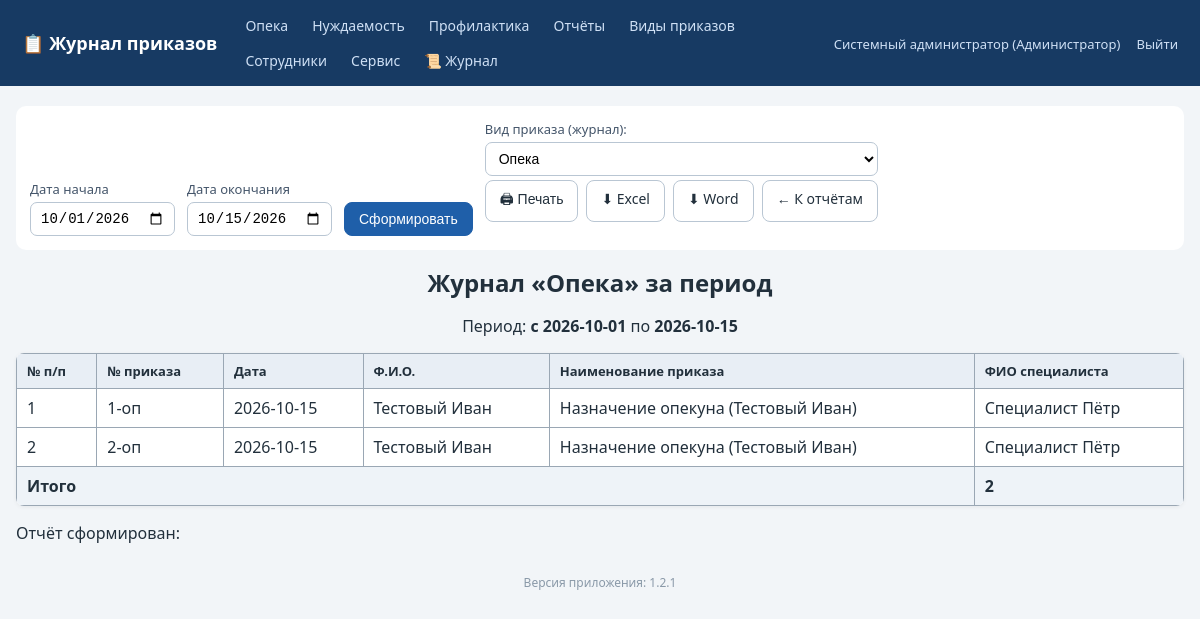
Screenshot of /reports/journal_print (signed in) with the database file from the repository.
### tables this page shows
CREATE TABLE employees (
    id INTEGER PRIMARY KEY AUTOINCREMENT,
    full_name TEXT NOT NULL,
    position TEXT NOT NULL DEFAULT '',
    login TEXT UNIQUE,
    password_hash TEXT,
    role_id INTEGER REFERENCES roles(id)
, pwd_changed_at TEXT);

CREATE TABLE roles (
    id INTEGER PRIMARY KEY AUTOINCREMENT,
    name TEXT UNIQUE NOT NULL
);

CREATE TABLE orders (
    id INTEGER PRIMARY KEY AUTOINCREMENT,
    journal TEXT NOT NULL,           -- opeka / nuzhdaemost / profilaktika
    order_number TEXT NOT NULL,      -- номер приказа, напр. "12-оп"
    order_date TEXT NOT NULL,        -- ГГГГ-ММ-ДД
    order_type_id INTEGER REFERENCES order_types(id),
    person_fio TEXT NOT NULL DEFAULT '',   -- ФИО в отношении кого
    specialist_fio TEXT NOT NULL DEFAULT '', -- ФИО специалиста
    scan_path TEXT,
    created_at TEXT DEFAULT CURRENT_TIMESTAMP
, note TEXT NOT NULL DEFAULT '');

### app.py (the view)
@app.route('/reports/journal_print')
def report_journal_print():
    user = current_user()
    if not user or user['role_name'] not in ('Администратор', 'Куратор'):
        abort(403)
    journal = request.args.get('journal', 'opeka')
    if journal not in JOURNAL_TYPES:
        abort(404)
    d1, d2 = _report_period()
    rows = _query_report_rows(d1, d2, journal=journal)
    title = f'Журнал «{JOURNAL_TITLES[journal]}» за период'
    data = []
    for i, r in enumerate(rows, 1):
        name = r['type_name'] or ''
        note = r['note'] if 'note' in r.keys() else ''
        disp_name = (f'{name} ({r["person_fio"]})' if journal == 'opeka' else name)
        if note:
            disp_name = f'{disp_name}. Прим.: {note}' if disp_name else f'Прим.: {note}'
        data.append((i, r['order_number'], r['order_date'], r['person_fio'],
                     disp_name, r['specialist_fio']))
    headers = ('№ п/п', '№ приказа', 'Дата', 'Ф.И.О.', 'Наименование приказа', 'ФИО специалиста')
    fmt = request.args.get('fmt')
    if fmt == 'xlsx':
        return _export_xlsx_table(d1, d2, headers, data, title)
    if fmt == 'docx':
        return _export_docx_table(d1, d2, headers, data, title)
    return render_template('report_table.html', title=title, d1=d1, d2=d2,
                           headers=headers, rows=data, total=len(data),
                           base_url=url_for('report_journal_print'),
                           extra_args={'journal': journal})

### app.py (called while the page is built)
@app.after_request
def log_request(response):
    try:
        uid = session.get('user_id')
        status = response.status_code
        lvl = logging.WARNING if status >= 400 else logging.INFO
        log.log(lvl, f'[HTTP] {request.method} {request.path} -> {status} '
                     f'(IP: {request.remote_addr}, user_id: {uid or "-"})')
        if status == 403:
            audit('ОТКАЗ В ДОСТУПЕ (403)', f'{request.method} {request.path}')
        if (request.endpoint == 'login' and request.method == 'POST'
                and status == 200):
            log.warning(f'[БЕЗОПАСНОСТЬ] Неудачная попытка входа: логин '
                        f"'{request.form.get('login','')}' от IP "
                        f"{request.remote_addr}")
    except Exception:
        pass
    return response

def get_db():
    conn = sqlite3.connect(DB_PATH)
    conn.row_factory = sqlite3.Row
    conn.execute('PRAGMA foreign_keys = ON')
    return conn

def current_user():
    uid = session.get('user_id')
    if not uid:
        return None
    conn = get_db()
    u = conn.execute('SELECT e.*, r.name AS role_name FROM employees e '
                     'LEFT JOIN roles r ON r.id=e.role_id WHERE e.id=?', (uid,)).fetchone()
    conn.close()
    return u

def can_access_journal(user, journal):
    if not user:
        return False
    if user['role_name'] == 'Администратор':
        return True
    return user['role_name'] in ROLE_ACCESS[journal]

@app.before_request
def _guard():
    open_exceptions = ('login', 'logout', 'static')
    if request.endpoint in open_exceptions:
        return
    if not session.get('user_id'):
        return redirect(url_for('login'))

@app.context_processor
def inject_globals():
    user = current_user()
    journals = [j for j in JOURNAL_TYPES if user and can_access_journal(user, j)]
    return dict(
        cu=user,
        accessible_journals=[(j, JOURNAL_TITLES[j]) for j in journals],
        all_journals=[(j, JOURNAL_TITLES[j]) for j in JOURNAL_TYPES],
        journal_titles=JOURNAL_TITLES,
        all_roles=ALL_ROLES,
        app_version=APP_VERSION,
    )

def _report_period():
    d1 = request.args.get('d1') or date.today().replace(day=1).isoformat()
    d2 = request.args.get('d2') or date.today().isoformat()
    return d1, d2

### templates/report_table.html (shortened to what this page needs)
{% extends 'base.html' %}
{% block content %}
<div class="no-print">
  <form method="get" class="period-form" id="periodForm">
    <label>Дата начала <input type="date" name="d1" value="{{ d1 }}"></label>
    <label>Дата окончания <input type="date" name="d2" value="{{ d2 }}"></label>
    <button class="btn primary">Сформировать</button>
    {% if extra_args %}
    <label>Вид приказа (журнал):
      <select name="journal_sel" onchange="this.form.journal.value=this.value;">
        {% for j,t in all_journals %}<option value="{{j}}" {% if extra_args.journal==j %}selected{% endif %}>{{t}}</option>{% endfor %}
      </select>
    {% endif %}
  </form>
  <div class="toolbar">
    <button class="btn" onclick="window.print()">🖨 Печать</button>
    <a class="btn" href="?d1={{ d1 }}&d2={{ d2 }}{% if extra_args %}&journal={{ extra_args.journal }}{% endif %}&fmt=xlsx">⬇ Excel</a>
    <a class="btn" href="?d1={{ d1 }}&d2={{ d2 }}{% if extra_args %}&journal={{ extra_args.journal }}{% endif %}&fmt=docx">⬇ Word</a>
    <a class="btn" href="{{ url_for('reports') }}">← К отчётам</a>
  </div>
</div>
<div class="printable">
  <h1 class="rep-title">{{ title }}</h1>
  <p class="rep-period">Период: <b>с {{ d1 }}</b> по <b>{{ d2 }}</b></p>
  <table class="grid bordered">
    <tr>{% for h in headers %}<th>{{ h }}</th>{% endfor %}</tr>
    {% for row in rows %}
    <tr>{% for cell in row %}<td>{{ cell }}</td>{% endfor %}</tr>
    {% else %}
    <tr><td colspan="{{ headers|length }}" class="empty">Нет данных за период</td></tr>
    {% endfor %}
    {% if total is defined and rows %}<tr class="totalrow"><td colspan="{{ headers|length - 1 if headers|length > 2 else 1 }}"><b>Итого</b></td><td><b>{{ total }}</b></td></tr>{% endif %}
  </table>
  <p class="rep-date no-sel">Отчёт сформирован: {{ now_s if now_s else '' }}</p>
</div>
{% endblock %}

### templates/base.html (shortened to what this page needs)
<!DOCTYPE html>
<html lang="ru">
<head>
<link rel="stylesheet" href="{{ url_for('static', filename='style.css') }}">
</head>
<body>
<header class="topbar no-print">
  <div class="brand"><a href="{{ url_for('index') }}">📋 Журнал приказов</a></div>
  <nav>
    {% for j, t in accessible_journals %}
      <a href="{{ url_for('journal_list', journal=j) }}">{{ t }}</a>
    {% endfor %}
    {% if cu and (cu.role_name in ['Администратор','Куратор']) %}
      <a href="{{ url_for('reports') }}">Отчёты</a>
    {% endif %}
    <a href="{{ url_for('order_types') }}">Виды приказов</a>
    {% if cu and cu.role_name == 'Администратор' %}
      <a href="{{ url_for('employees') }}">Сотрудники</a>
      <a href="{{ url_for('service') }}">Сервис</a>
      <a href="{{ url_for('logs_view') }}" title="Журнал логирования">📜 Журнал</a>
    {% endif %}
  </nav>
  <div class="userbox">
    {% if cu %}
      <a href="{{ url_for('profile') }}" title="Сменить пароль">{{ cu.full_name }} ({{ cu.role_name }})</a>
      <a href="{{ url_for('logout') }}">Выйти</a>
    {% endif %}
  </div>
</header>
<main class="container">
  {% block content %}{% endblock %}
</main>
<footer class="foot no-print">Версия приложения: {{ app_version }}</footer>
</body>
</html>

### static/style.css (style rules this page uses)
:root { --bs:#1f5fa9;--bg:#f2f5f8;--tx:#22303c; }
* { box-sizing:border-box }
body { margin:0;font-family:"Segoe UI",Arial,sans-serif;background:var(--bg);color:var(--tx); }
a { color:var(--bs); }
.topbar { display:flex;align-items:center;gap:18px;flex-wrap:wrap;background:#173a63;color:#fff;padding:10px 22px; }
.topbar .brand a { color:#fff;font-weight:700;font-size:18px;text-decoration:none; }
.topbar nav { display:flex;gap:4px;flex-wrap:wrap;flex:1; }
.topbar nav a { color:#cfe0f5;text-decoration:none;padding:6px 10px;border-radius:6px;font-size:14px; }
.userbox a { color:#cfe0f5;text-decoration:none;font-size:13px;margin-left:12px; }
.container { max-width:1200px;margin:20px auto;padding:0 16px; }
h1 { font-size:24px; }
label { display:flex;flex-direction:column;font-size:13px;gap:4px;color:#44556a; }
input,select { padding:7px 9px;border:1px solid #b9c6d3;border-radius:7px;font-size:14px;background:#fff; }
.btn { display:inline-block;padding:8px 14px;border-radius:8px;border:1px solid #b9c6d3;background:#fff;color:var(--tx);cursor:pointer;font-size:14px;text-decoration:none; }
.btn.primary { background:var(--bs);border-color:var(--bs);color:#fff; }
table.grid { width:100%;border-collapse:collapse;background:#fff;margin:14px 0;box-shadow:0 1px 4px rgba(0,0,0,.06);border-radius:8px;overflow:hidden; }
.grid th { background:#e8eef5;font-size:13px;text-align:left; }
.grid th,.grid td { padding:8px 10px;border-bottom:1px solid #e2e8ef;vertical-align:top; }
.bordered th,.bordered td { border:1px solid #9aa7b4; }
.totalrow td { background:#eef3f8; }
.period-form { display:flex;gap:12px;flex-wrap:wrap;align-items:end;background:#fff;padding:14px;border-radius:10px;margin-bottom:10px; }
.toolbar { display:flex;gap:8px;margin-bottom:14px;flex-wrap:wrap; }
.rep-title { text-align:center;margin-bottom:4px; }
.rep-period { text-align:center; }
.foot { text-align:center;color:#8a99a8;font-size:12px;margin:30px 0; }

### rows the page displays
employees: full_name "Системный администратор"
roles: role_name "Администратор"
orders: row "1" "Назначение опекуна (Тестовый Иван)", order_number "1-оп", order_date "2026-10-15", person_fio "Тестовый Иван", specialist_fio "Специалист Пётр"
orders: row "2" "Назначение опекуна (Тестовый Иван)", order_number "2-оп", order_date "2026-10-15", person_fio "Тестовый Иван", specialist_fio "Специалист Пётр"

### other values shown
{{ t }} "Опека" "Нуждаемость" "Профилактика"
{{ title }} "Журнал «Опека» за период"
{{ d1 }} "2026-10-01"
{{ d2 }} "2026-10-15"
{{ h }} "№ п/п" "№ приказа" "Дата" "Ф.И.О." "Наименование приказа" "ФИО специалиста"
{{ total }} "2"
{{ app_version }} "1.2.1"
form field journal_sel "Опека"
